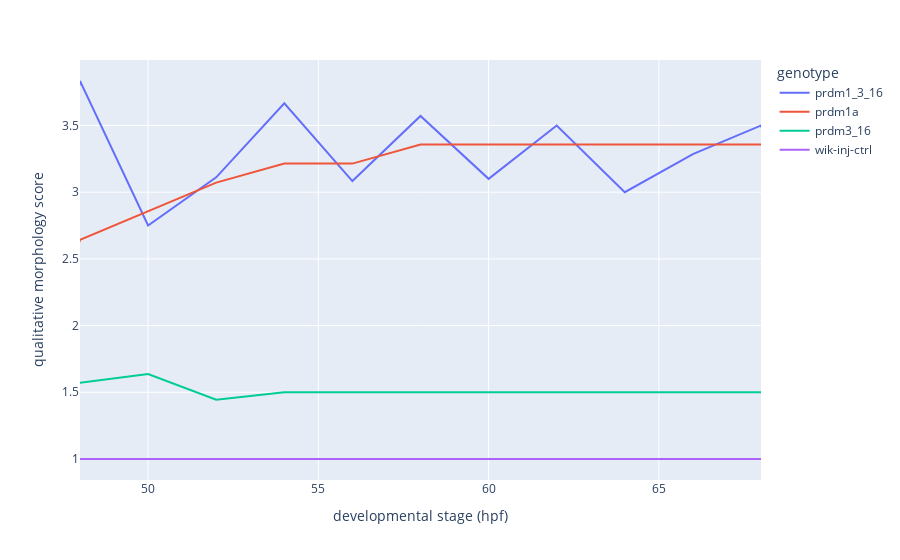

Here is the notebook cell this chart was saved with:
### Markdown cell above
### Look at qualitative morphology scores

### Code cell
metadata_df["fin_score"] = np.abs(metadata_df["qc_flag"])
metadata_df.loc[nan_indices, "fin_score"] = np.nan
metadata_df.loc[metadata_df["fin_score"]==0, "fin_score"] = np.nan
fin_score_df = metadata_df.loc[:, ["genotype", "stage_rounded", "fin_score"]].groupby(by=["genotype", "stage_rounded"]).agg("mean")
fin_score_df = fin_score_df.reset_index()

fig = px.line(fin_score_df, x="stage_rounded", y="fin_score", color="genotype", template="plotly")
fig.update_layout(yaxis_title="qualitative morphology score",
                  xaxis_title="developmental stage (hpf)")
fig.update_xaxes(range=[48, 68])
fig.show()
fig.write_image(figure_path + "pecfin_score_summary.png", scale=2)

### Figure 1 — Plotly figure (JSON) as saved in the notebook; plotly's stock layout.template omitted (floating-point values rounded to 4 significant figures)
{"data": [{"hovertemplate": "genotype=prdm1_3_16<br>stage_rounded=%{x}<br>fin_score=%{y}<extra></extra>", "legendgroup": "prdm1_3_16", "line": {"color": "#636efa", "dash": "solid"}, "marker": {"symbol": "circle"}, "mode": "lines", "name": "prdm1_3_16", "orientation": "v", "showlegend": true, "type": "scatter", "x": [24, 26, 28, 30, 32, 34, 36, 38, 40, 42, 44, 46, 48, 50, 52, 54, 56, 58, 60, 62, 64, 66, 68, 70], "xaxis": "x", "y": [null, null, null, null, null, null, null, 1, 1, 1, 1, 1, 3.833, 2.75, 3.111, 3.667, 3.083, 3.571, 3.1, 3.5, 3, 3.286, 3.5, 2], "yaxis": "y"}, {"hovertemplate": "genotype=prdm1a<br>stage_rounded=%{x}<br>fin_score=%{y}<extra></extra>", "legendgroup": "prdm1a", "line": {"color": "#EF553B", "dash": "solid"}, "marker": {"symbol": "circle"}, "mode": "lines", "name": "prdm1a", "orientation": "v", "showlegend": true, "type": "scatter", "x": [24, 26, 28, 30, 32, 34, 36, 38, 40, 42, 44, 46, 48, 50, 52, 54, 56, 58, 60, 62, 64, 66, 68], "xaxis": "x", "y": [null, null, null, null, null, null, null, 1, 1, 1, 1, 1, 2.643, 2.857, 3.071, 3.214, 3.214, 3.357, 3.357, 3.357, 3.357, 3.357, 3.357], "yaxis": "y"}, {"hovertemplate": "genotype=prdm3_16<br>stage_rounded=%{x}<br>fin_score=%{y}<extra></extra>", "legendgroup": "prdm3_16", "line": {"color": "#00cc96", "dash": "solid"}, "marker": {"symbol": "circle"}, "mode": "lines", "name": "prdm3_16", "orientation": "v", "showlegend": true, "type": "scatter", "x": [24, 26, 28, 30, 32, 34, 36, 38, 40, 42, 44, 46, 48, 50, 52, 54, 56, 58, 60, 62, 64, 66, 68], "xaxis": "x", "y": [null, null, null, null, 1, 1, 1, 1, 1, 1, 1, 1, 1.571, 1.636, 1.444, 1.5, 1.5, 1.5, 1.5, 1.5, 1.5, 1.5, 1.5], "yaxis": "y"}, {"hovertemplate": "genotype=wik-inj-ctrl<br>stage_rounded=%{x}<br>fin_score=%{y}<extra></extra>", "legendgroup": "wik-inj-ctrl", "line": {"color": "#ab63fa", "dash": "solid"}, "marker": {"symbol": "circle"}, "mode": "lines", "name": "wik-inj-ctrl", "orientation": "v", "showlegend": true, "type": "scatter", "x": [24, 26, 28, 30, 32, 34, 36, 38, 40, 42, 44, 46, 48, 50, 52, 54, 56, 58, 60, 62, 64, 66, 68, 70], "xaxis": "x", "y": [null, null, null, null, 1, 1, 1, 1, 1, 1, 1, 1, 1, 1, 1, 1, 1, 1, 1, 1, 1, 1, 1, 1], "yaxis": "y"}], "layout": {"legend": {"title": {"text": "genotype"}, "tracegroupgap": 0}, "margin": {"t": 60}, "xaxis": {"anchor": "y", "domain": [0, 1], "range": [48, 68], "title": {"text": "developmental stage (hpf)"}}, "yaxis": {"anchor": "x", "domain": [0, 1], "title": {"text": "qualitative morphology score"}}}}
